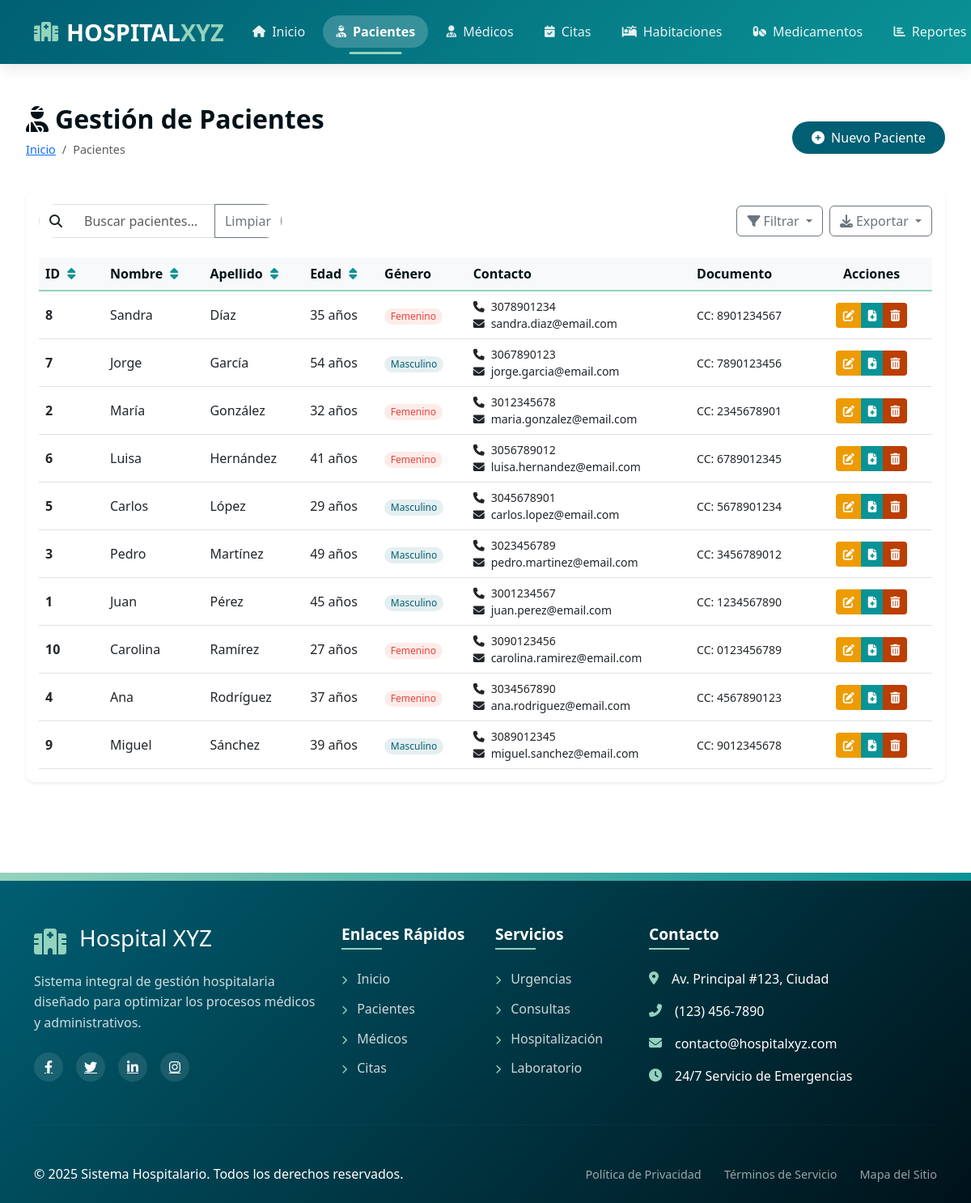
Page /pacientes.php on the committed database.
### tables this page shows
CREATE TABLE IF NOT EXISTS `pacientes` (
  `id_paciente` int NOT NULL,
  `nombre` varchar(100) NOT NULL,
  `apellido` varchar(100) NOT NULL,
  `fecha_nacimiento` date NOT NULL,
  `genero` enum('Masculino','Femenino','Otro') NOT NULL,
  `direccion` varchar(255) DEFAULT NULL,
  `telefono` varchar(20) DEFAULT NULL,
  `correo_electronico` varchar(100) DEFAULT NULL,
  `tipo_documento` enum('CC','TI','Pasaporte') NOT NULL,
  `numero_documento` varchar(20) NOT NULL
);

### pacientes.php (the view, shortened to what this page needs)
<?php
include 'includes/header.php';
include 'includes/db.php';
$records_per_page = 10;
$page = isset($_GET['page']) ? $_GET['page'] : 1;
$offset = ($page - 1) * $records_per_page;
$sql = "SELECT * FROM pacientes ORDER BY apellido, nombre LIMIT $offset, $records_per_page";
$result = $conn->query($sql);
?>
<div class="hospital-container">
    <div class="d-flex justify-content-between align-items-center mb-4">
        <div>
            <h2 class="page-title"><i class="fas fa-user-injured me-2"></i>Gestión de Pacientes</h2>
            <nav aria-label="breadcrumb">
                <ol class="breadcrumb">
                    <li class="breadcrumb-item"><a href="index.php">Inicio</a></li>
                    <li class="breadcrumb-item active" aria-current="page">Pacientes</li>
                </ol>
            </nav>
        </div>
        <button class="btn btn-hospital-primary" data-bs-toggle="modal" data-bs-target="#nuevoPacienteModal">
            <i class="fas fa-plus-circle me-2"></i>Nuevo Paciente
        </button>
    </div>
    <div class="card shadow-sm border-0">
        <div class="card-body">
            <div class="d-flex justify-content-between align-items-center mb-4">
                <div class="search-box">
                    <div class="input-group">
                        <span class="input-group-text bg-transparent"><i class="fas fa-search"></i></span>
                        <input type="text" class="form-control" id="searchInput" placeholder="Buscar pacientes...">
                        <button class="btn btn-outline-secondary" type="button" id="clearSearch">Limpiar</button>
                    </div>
                </div>
                <div class="d-flex">
                    <div class="dropdown me-2">
                        <button class="btn btn-outline-secondary dropdown-toggle" type="button" id="filterDropdown" data-bs-toggle="dropdown">
                            <i class="fas fa-filter me-1"></i>Filtrar
                        </button>
                    </div>
                    <div class="dropdown">
                        <button class="btn btn-outline-secondary dropdown-toggle" type="button" id="exportDropdown" data-bs-toggle="dropdown">
                            <i class="fas fa-download me-1"></i>Exportar
                        </button>
                    </div>
                </div>
            </div>
            <div class="table-responsive">
                <table class="table table-hover align-middle" id="pacientesTable">
                    <thead class="table-light">
                        <tr>
                            <th width="80px">ID <button class="sort-btn" data-sort="id"><i class="fas fa-sort"></i></button></th>
                            <th>Nombre <button class="sort-btn" data-sort="nombre"><i class="fas fa-sort"></i></button></th>
                            <th>Apellido <button class="sort-btn" data-sort="apellido"><i class="fas fa-sort"></i></button></th>
                            <th>Edad <button class="sort-btn" data-sort="edad"><i class="fas fa-sort"></i></button></th>
                            <th>Género</th>
                            <th>Contacto</th>
                            <th>Documento</th>
                            <th width="150px" class="text-center">Acciones</th>
                        </tr>
                    </thead>
                    <tbody>
                        <?php while($row = $result->fetch_assoc()):
                            $fecha_nac = new DateTime($row['fecha_nacimiento']);
                            $hoy = new DateTime();
                            $edad = $hoy->diff($fecha_nac)->y;
                        ?>
                        <tr data-gender="<?php echo $row['genero']; ?>">
                            <td class="fw-bold"><?php echo $row['id_paciente']; ?></td>
                            <td><?php echo $row['nombre']; ?></td>
                            <td><?php echo $row['apellido']; ?></td>
                            <td><?php echo $edad; ?> años</td>
                            <td>
                                <span class="badge gender-badge <?php echo strtolower($row['genero']); ?>">
                                    <?php echo $row['genero']; ?>
                                </span>
                            </td>
                            <td>
                                <div class="d-flex flex-column">
                                    <small><i class="fas fa-phone me-2"></i><?php echo $row['telefono']; ?></small>
                                    <small><i class="fas fa-envelope me-2"></i><?php echo $row['correo_electronico']; ?></small>
                                </div>
                            </td>
                            <td>
                                <small><?php echo $row['tipo_documento']; ?>: <?php echo $row['numero_documento']; ?></small>
                            </td>
                            <td class="text-center">
                                <div class="btn-group btn-group-sm" role="group">
                                    <a href="editar_paciente.php?id=<?php echo $row['id_paciente']; ?>" class="btn btn-sm btn-hospital-edit" data-bs-toggle="tooltip" title="Editar">
                                        <i class="fas fa-edit"></i>
                                    </a>
                                    <a href="historial_paciente.php?id=<?php echo $row['id_paciente']; ?>" class="btn btn-sm btn-hospital-info" data-bs-toggle="tooltip" title="Historial">
                                        <i class="fas fa-file-medical"></i>
                                    </a>
                                    <button class="btn btn-sm btn-hospital-delete delete-patient" data-id="<?php echo $row['id_paciente']; ?>" data-bs-toggle="tooltip" title="Eliminar">
                                        <i class="fas fa-trash-alt"></i>
                                    </button>
                                </div>
                            </td>
                        </tr>
                        <?php endwhile; ?>
                    </tbody>
                </table>
            </div>
        </div>
    </div>
</div>
<?php include 'includes/footer.php'; ?>

### includes/header.php (style rules this page uses)
:root { --hospital-primary: #005f73; --hospital-secondary: #0a9396; --hospital-accent: #94d2bd; --hospital-light: #e9d8a6; --hospital-dark: #001219; --hospital-alert: #ee9b00; --hospital-danger: #bb3e03; }

### pacientes.php (style rules this page uses)
:root { --hospital-primary: #005f73; --hospital-secondary: #0a9396; --hospital-accent: #94d2bd; --hospital-light: #e9d8a6; --hospital-dark: #001219; --hospital-danger: #bb3e03; --hospital-warning: #ee9b00; --hospital-success: #4c956c; }
.hospital-container { padding: 2rem; max-width: 1400px; margin: 0 auto; }
.page-title { color: var(--hospital-dark); font-weight: 700; font-size: 2rem; margin-bottom: 0.5rem; }
.breadcrumb { background: transparent; padding: 0; font-size: 0.9rem; }
.btn-hospital-primary { background-color: var(--hospital-primary); color: white; border: none; padding: 0.5rem 1.5rem; border-radius: 50px; font-weight: 500; transition: all 0.3s ease; }
.btn-hospital-edit { background-color: var(--hospital-warning); color: white; }
.btn-hospital-info { background-color: var(--hospital-secondary); color: white; }
.btn-hospital-delete { background-color: var(--hospital-danger); color: white; }
.card { border: none; border-radius: 10px; overflow: hidden; }
.search-box .input-group { width: 300px; border-radius: 50px; overflow: hidden; }
.search-box .input-group-text { border-right: none; }
.search-box .form-control { border-left: none; }
.table { margin-bottom: 0; }
.table th { font-weight: 600; color: var(--hospital-dark); border-bottom: 2px solid var(--hospital-accent); vertical-align: middle; }
.table td { vertical-align: middle; }
.sort-btn { background: none; border: none; padding: 0; margin-left: 5px; color: var(--hospital-secondary); cursor: pointer; }
.badge.gender-badge { padding: 0.35em 0.65em; font-weight: 500; border-radius: 50px; text-transform: capitalize; }
.badge.masculino { background-color: rgba(0, 95, 115, 0.1); color: var(--hospital-primary); }
.badge.femenino { background-color: rgba(234, 67, 53, 0.1); color: #ea4335; }
.form-control, .form-select { border-radius: 8px; padding: 0.5rem 1rem; border: 1px solid #dee2e6; }

### rows in the picture
pacientes: id_paciente "8", nombre "Sandra", apellido "Díaz", genero "Femenino", telefono "3078901234", correo_electronico "sandra.diaz@email.com", tipo_documento "CC", numero_documento "8901234567"
pacientes: id_paciente "7", nombre "Jorge", apellido "García", genero "Masculino", telefono "3067890123", correo_electronico "jorge.garcia@email.com", tipo_documento "CC", numero_documento "7890123456"
pacientes: id_paciente "2", nombre "María", apellido "González", genero "Femenino", telefono "3012345678", correo_electronico "maria.gonzalez@email.com", tipo_documento "CC", numero_documento "2345678901"
pacientes: id_paciente "6", nombre "Luisa", apellido "Hernández", genero "Femenino", telefono "3056789012", correo_electronico "luisa.hernandez@email.com", tipo_documento "CC", numero_documento "6789012345"
pacientes: id_paciente "5", nombre "Carlos", apellido "López", genero "Masculino", telefono "3045678901", correo_electronico "carlos.lopez@email.com", tipo_documento "CC", numero_documento "5678901234"
pacientes: id_paciente "3", nombre "Pedro", apellido "Martínez", genero "Masculino", telefono "3023456789", correo_electronico "pedro.martinez@email.com", tipo_documento "CC", numero_documento "3456789012"
pacientes: id_paciente "1", nombre "Juan", apellido "Pérez", genero "Masculino", telefono "3001234567", correo_electronico "juan.perez@email.com", tipo_documento "CC", numero_documento "1234567890"
pacientes: id_paciente "10", nombre "Carolina", apellido "Ramírez", genero "Femenino", telefono "3090123456", correo_electronico "carolina.ramirez@email.com", tipo_documento "CC", numero_documento "0123456789"
pacientes: id_paciente "4", nombre "Ana", apellido "Rodríguez", genero "Femenino", telefono "3034567890", correo_electronico "ana.rodriguez@email.com", tipo_documento "CC", numero_documento "4567890123"
pacientes: id_paciente "9", nombre "Miguel", apellido "Sánchez", genero "Masculino", telefono "3089012345", correo_electronico "miguel.sanchez@email.com", tipo_documento "CC", numero_documento "9012345678"
